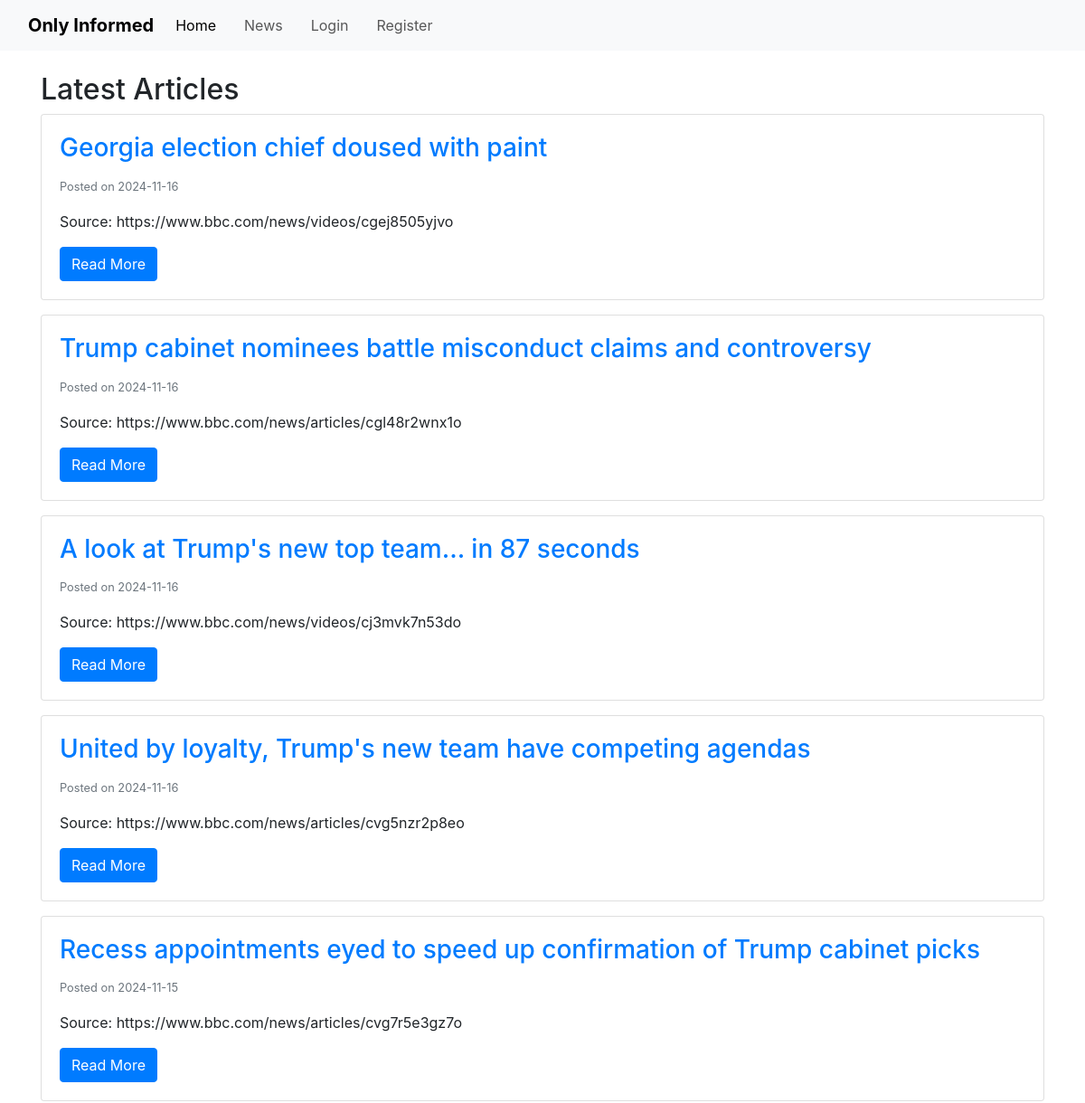
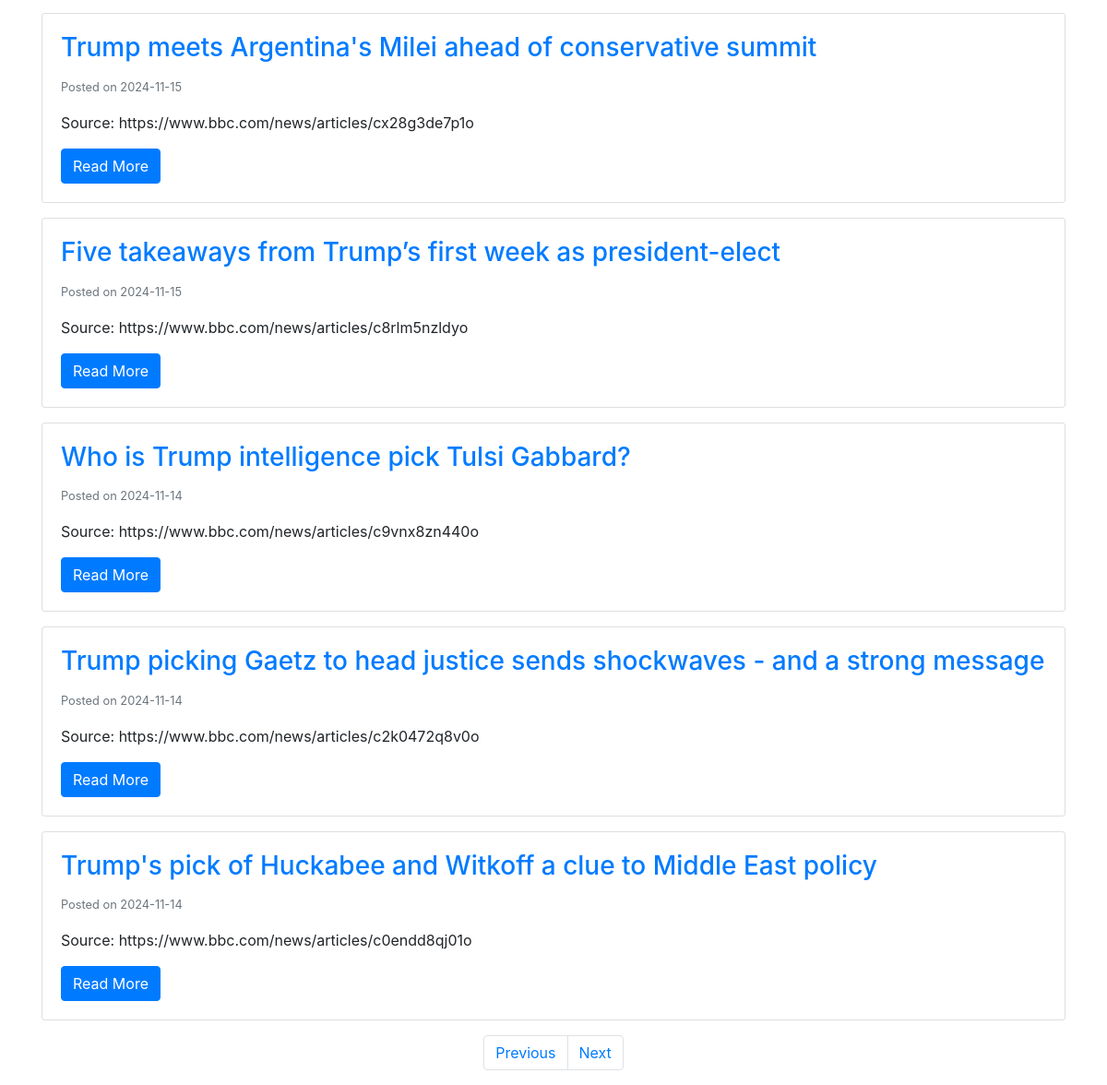
The page /articles?page=5 on the database as committed earlier (2 pictures, top to bottom).
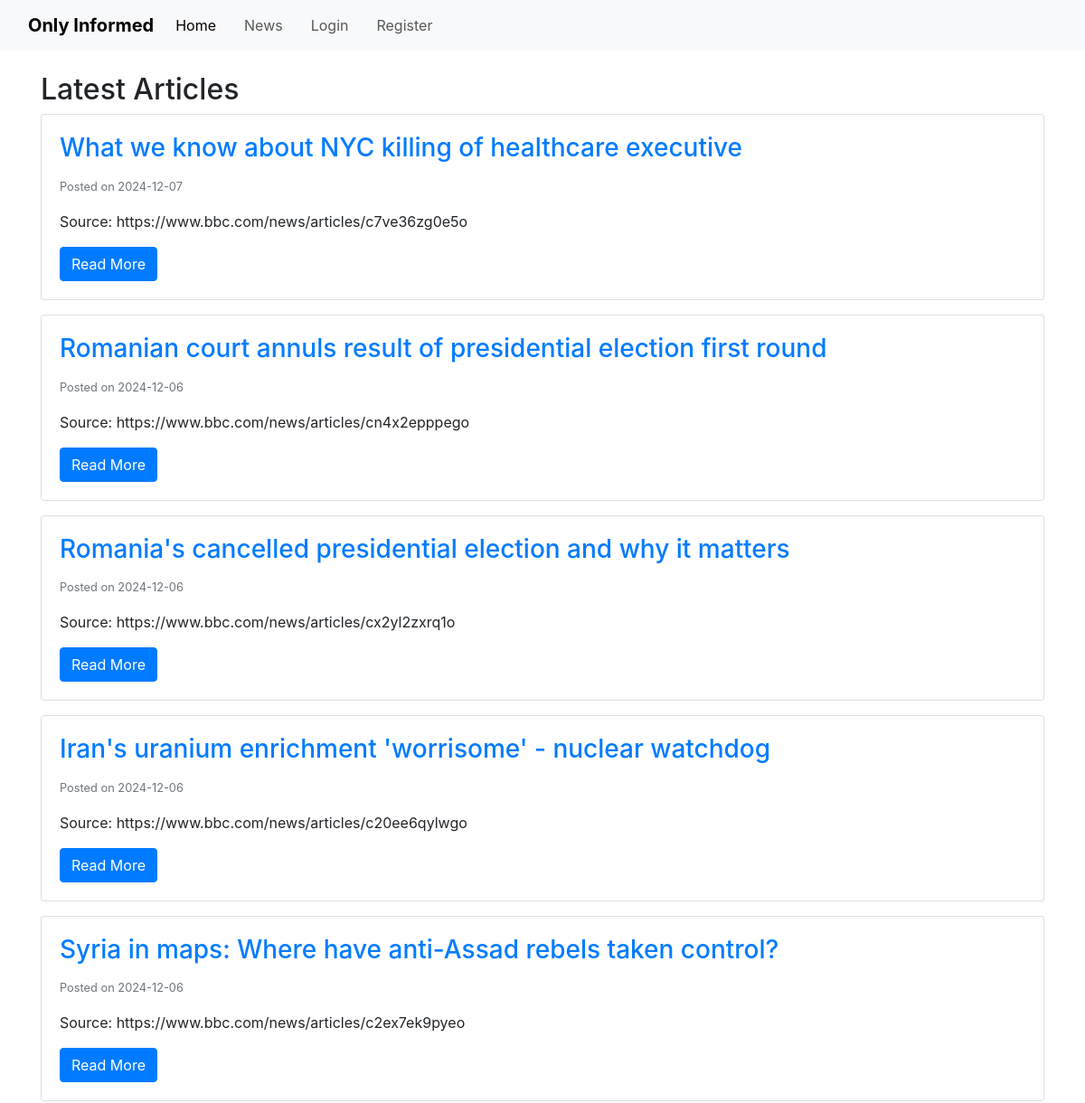
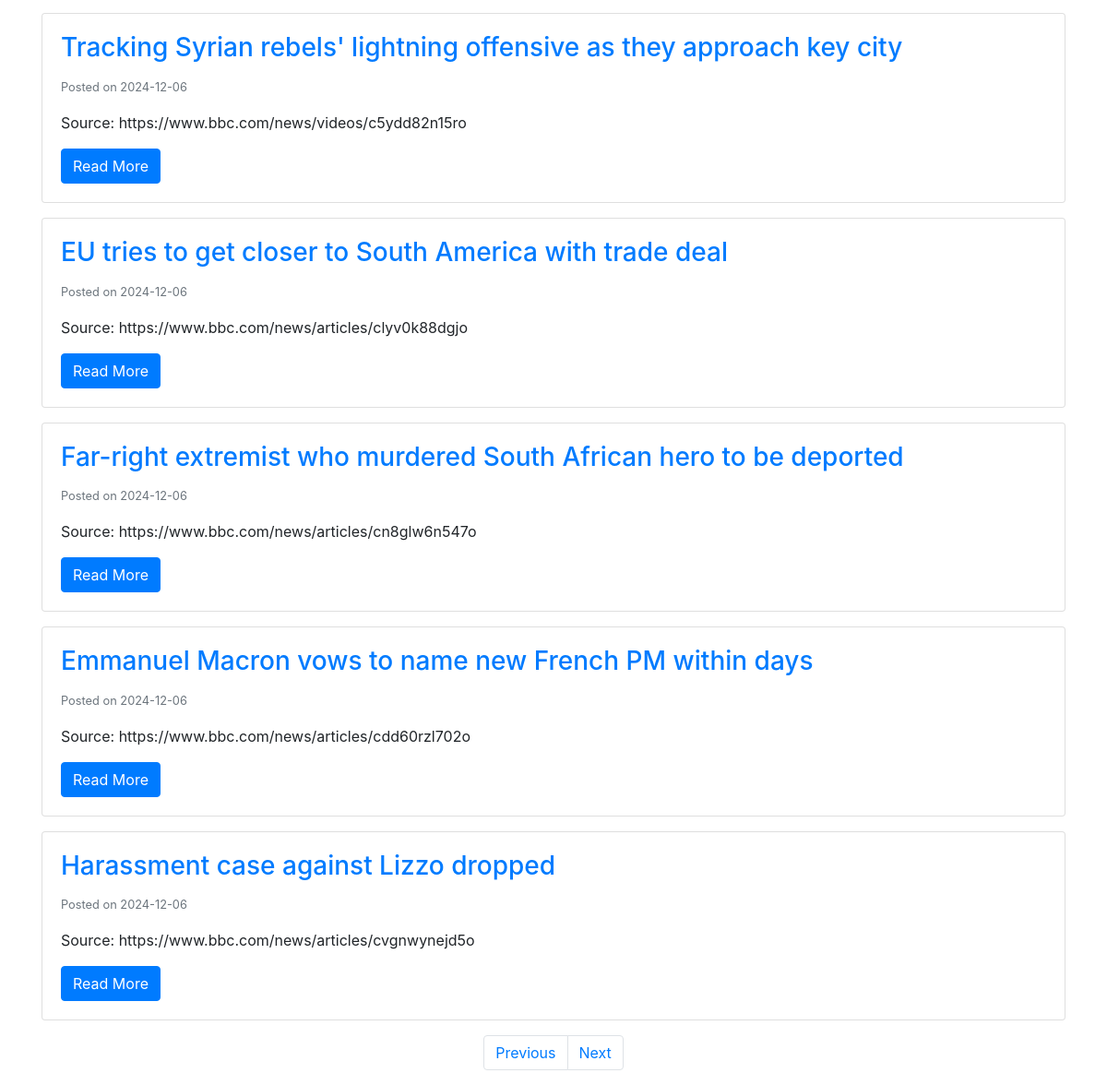
The same page on the database as committed later (2 pictures, top to bottom).
### app/models.py (models this page shows, shortened)
class Article(db.Model):
    __tablename__ = 'article'
    id = db.Column(db.Integer, primary_key=True)
    title = db.Column(db.String(250), nullable=False, unique=True)
    content = db.Column(db.Text, nullable=False)
    source = db.Column(db.String(200), nullable=False)
    date_posted = db.Column(db.DateTime, nullable=False, default=datetime.now(timezone.utc))
    quiz = db.relationship('Quiz', uselist=False, backref='article')  # uselist=False indicates a 1-to-1 relationship with quiz
    comments = db.relationship('Comment', backref='article', lazy=True)

### app/routes.py (the view)
@app.route('/articles')
def articles():
    page = request.args.get('page', 1, type=int)
    articles = Article.query.order_by(Article.date_posted.desc()).paginate(page=page, per_page=10)
    return render_template('articles.html', articles=articles)

### app/__init__.py (called while the page is built)
@app.context_processor
def utility_processor():
    return dict(user_has_passed_quiz=user_has_passed_quiz)

### app/templates/articles.html (shortened to what this page needs)
{% extends "base.html" %}
{% block content %}
<h2>Latest Articles</h2>
{% for article in articles.items %}
    <div class="card mb-3">
        <div class="card-body">
            <h3 class="card-title">
                <a href="{{ url_for('article', article_id=article.id) }}">{{ article.title }}</a>
            </h3>
            <p class="card-text"><small class="text-muted">Posted on {{ article.date_posted.strftime('%Y-%m-%d') }}</small></p>
            <p class="card-text">Source: {{ article.source }}</p>
            <a href="{{ url_for('article', article_id=article.id) }}" class="btn btn-primary">Read More</a>
        </div>
    </div>
{% else %}
    <p>No articles available.</p>
{% endfor %}
<nav aria-label="Page navigation">
    <ul class="pagination justify-content-center">
        {% if articles.has_prev %}
            <li class="page-item">
                <a class="page-link" href="{{ url_for('articles', page=articles.prev_num) }}">Previous</a>
            </li>
        {% else %}
            <li class="page-item disabled">
                <a class="page-link" href="#">Previous</a>
            </li>
        {% endif %}
        {% if articles.has_next %}
            <li class="page-item">
                <a class="page-link" href="{{ url_for('articles', page=articles.next_num) }}">Next</a>
            </li>
        {% else %}
            <li class="page-item disabled">
                <a class="page-link" href="#">Next</a>
            </li>
        {% endif %}
    </ul>
</nav>
{% endblock %}

Rows that differ between the two databases and show on the page:
no longer on this page (row unchanged): Article: title "Georgia election chief doused with paint", date_posted "2024-11-16", source "https://www.bbc.com/news/videos/cgej8505yjvo"
no longer on this page (row unchanged): Article: title "Trump cabinet nominees battle misconduct claims and controversy", date_posted "2024-11-16", source "https://www.bbc.com/news/articles/cgl48r2wnx1o"
no longer on this page (row unchanged): Article: title "A look at Trump's new top team... in 87 seconds", date_posted "2024-11-16", source "https://www.bbc.com/news/videos/cj3mvk7n53do"
no longer on this page (row unchanged): Article: title "United by loyalty, Trump's new team have competing agendas", date_posted "2024-11-16", source "https://www.bbc.com/news/articles/cvg5nzr2p8eo"
no longer on this page (row unchanged): Article: title "Recess appointments eyed to speed up confirmation of Trump cabinet picks", date_posted "2024-11-15", source "https://www.bbc.com/news/articles/cvg7r5e3gz7o"
no longer on this page (row unchanged): Article: title "Trump meets Argentina's Milei ahead of conservative summit", date_posted "2024-11-15", source "https://www.bbc.com/news/articles/cx28g3de7p1o"
no longer on this page (row unchanged): Article: title "Five takeaways from Trump’s first week as president-elect", date_posted "2024-11-15", source "https://www.bbc.com/news/articles/c8rlm5nzldyo"
no longer on this page (row unchanged): Article: title "Who is Trump intelligence pick Tulsi Gabbard?", date_posted "2024-11-14", source "https://www.bbc.com/news/articles/c9vnx8zn440o"
no longer on this page (row unchanged): Article: title "Trump picking Gaetz to head justice sends shockwaves - and a strong message", date_posted "2024-11-14", source "https://www.bbc.com/news/articles/c2k0472q8v0o"
no longer on this page (row unchanged): Article: title "Trump's pick of Huckabee and Witkoff a clue to Middle East policy", date_posted "2024-11-14", source "https://www.bbc.com/news/articles/c0endd8qj01o"
added Article: title "What we know about NYC killing of healthcare executive", date_posted "2024-12-07", source "https://www.bbc.com/news/articles/c7ve36zg0e5o"
added Article: title "Romanian court annuls result of presidential election first round", date_posted "2024-12-06", source "https://www.bbc.com/news/articles/cn4x2epppego"
added Article: title "Romania's cancelled presidential election and why it matters", date_posted "2024-12-06", source "https://www.bbc.com/news/articles/cx2yl2zxrq1o"
added Article: title "Iran's uranium enrichment 'worrisome' - nuclear watchdog", date_posted "2024-12-06", source "https://www.bbc.com/news/articles/c20ee6qylwgo"
added Article: title "Syria in maps: Where have anti-Assad rebels taken control?", date_posted "2024-12-06", source "https://www.bbc.com/news/articles/c2ex7ek9pyeo"
added Article: title "Tracking Syrian rebels' lightning offensive as they approach key city", date_posted "2024-12-06", source "https://www.bbc.com/news/videos/c5ydd82n15ro"
added Article: title "EU tries to get closer to South America with trade deal", date_posted "2024-12-06", source "https://www.bbc.com/news/articles/clyv0k88dgjo"
added Article: title "Far-right extremist who murdered South African hero to be deported", date_posted "2024-12-06", source "https://www.bbc.com/news/articles/cn8glw6n547o"
added Article: title "Emmanuel Macron vows to name new French PM within days", date_posted "2024-12-06", source "https://www.bbc.com/news/articles/cdd60rzl702o"
added Article: title "Harassment case against Lizzo dropped", date_posted "2024-12-06", source "https://www.bbc.com/news/articles/cvgnwynejd5o"
